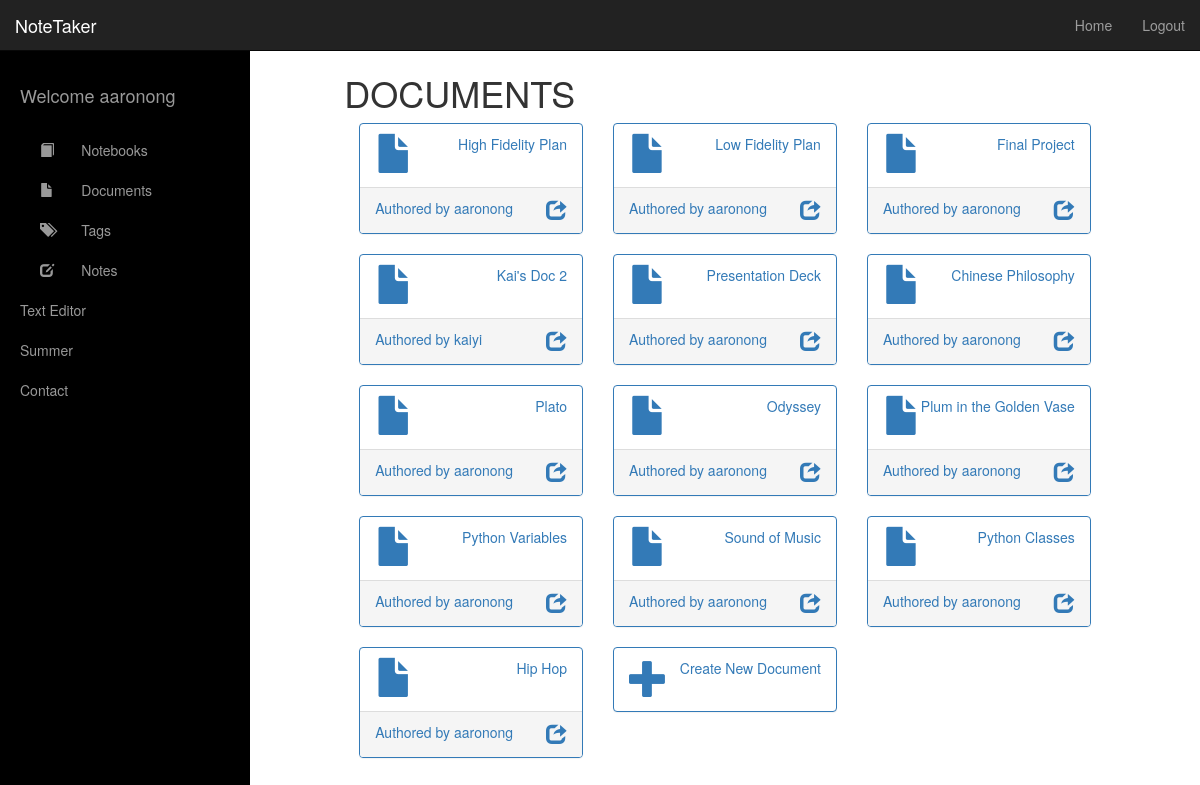
Page /documents/ (signed in) on the earlier database version.
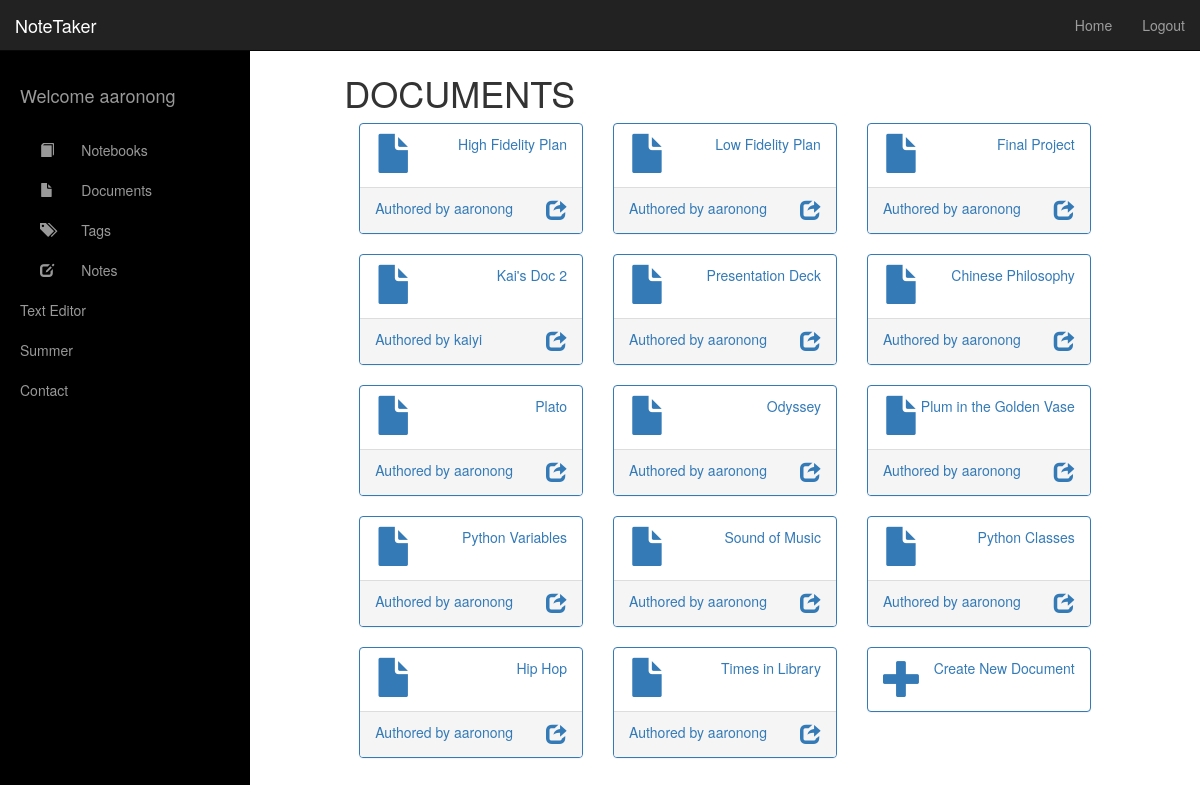
Same page on the later database version.
### notetaker/models.py (models this page shows, shortened)
@python_2_unicode_compatible
class Document(models.Model):
    title = models.CharField(max_length=50)
    notebook = models.ForeignKey(Notebook) # reparented to diff notebook upon delete
    permissions = models.ManyToManyField(
        NoteUser,
        through='Authorization',
        through_fields=('document', 'user')
    )
    time_created = models.DateTimeField(blank=False, auto_now_add=True)
    time_modified = models.DateTimeField(blank=False, auto_now_add=True)

### notetaker/views.py (the view, shortened to what this page needs)
# urls.py: url(r'^documents/$', views.documents, name='documents'),
def documents(request):
    all_documents = Document.objects.filter(authorization__user=request.user)
    docs = {}
    for doc in all_documents:
        docs[doc] = NoteUser.objects.filter(authorization__document=doc, authorization__type=3)[0]
    all_notebooks = Notebook.objects.filter(owner=request.user)
    all_users = NoteUser.objects.all()
    context = {
        'all_documents': docs,
        'all_notebooks': all_notebooks,
        'all_users': all_users,
    }
    return render(request, 'documents.html', context)

### notetaker/models.py (called while the page is built)
    def __str__(self):
        return self.username

    def __str__(self):
        return self.title

### templates/documents.html (shortened to what this page needs)
{% extends 'base.html' %}
{% load staticfiles %}
{% block content %}
    <h2>Secret header</h2>
    <h1>DOCUMENTS</h1>
    {% if all_documents %}
        {% for document, owner in all_documents.items %}
            <div class="col-lg-4 col-md-6 col-sm-12 col-xs-12">
                <div class="panel panel-primary">
                    <a href="/documents/{{ document.id }}/">
                        <div class="panel-heading">
                            <div class="row">
                                <div class="col-xs-2">
                                    <i style="font-size:2.8em;" class="glyphicon glyphicon-file"></i>
                                </div>
                                <div class="col-xs-10 text-right">
                                    <div>{{ document.title }}</div>
                                </div>
                            </div>
                        </div>
                    </a>
                    <div class="panel-footer">
                        <a href="/profile/{{ owner.id }}/">
                            <span class="pull-left">Authored by {{owner}}</span>
                        </a>
                        <a data-toggle="collapse" href="#ppladd{{document.id}}">
                            <span class="pull-right"><i style="font-size:1.5em;" class="glyphicon glyphicon-share"></i></span>
                        </a>
                        <div class="clearfix"></div>
                    </div>
                </div>
            </div>
        {% endfor %}
    {% endif %}
    <div class="col-lg-4 col-md-6 col-sm-12 col-xs-12">
        <div class="panel panel-primary" >
            <a data-toggle="collapse" href="#collapseExample">
                <div class="panel-heading">
                    <div class="row">
                        <div class="col-xs-2">
                            <i style="font-size:2.8em; color:#337ab7;" class="glyphicon glyphicon-plus"></i>
                        </div>
                        <div class="col-xs-10 text-right">
                            <p style="color:#337ab7;">Create New Document</p>
                        </div>
                    </div>
                </div>
            </a>
        </div>
    </div>
{% endblock %}

Differences in the rows shown:
added Document: title "Times in Library", username "aaronong"
